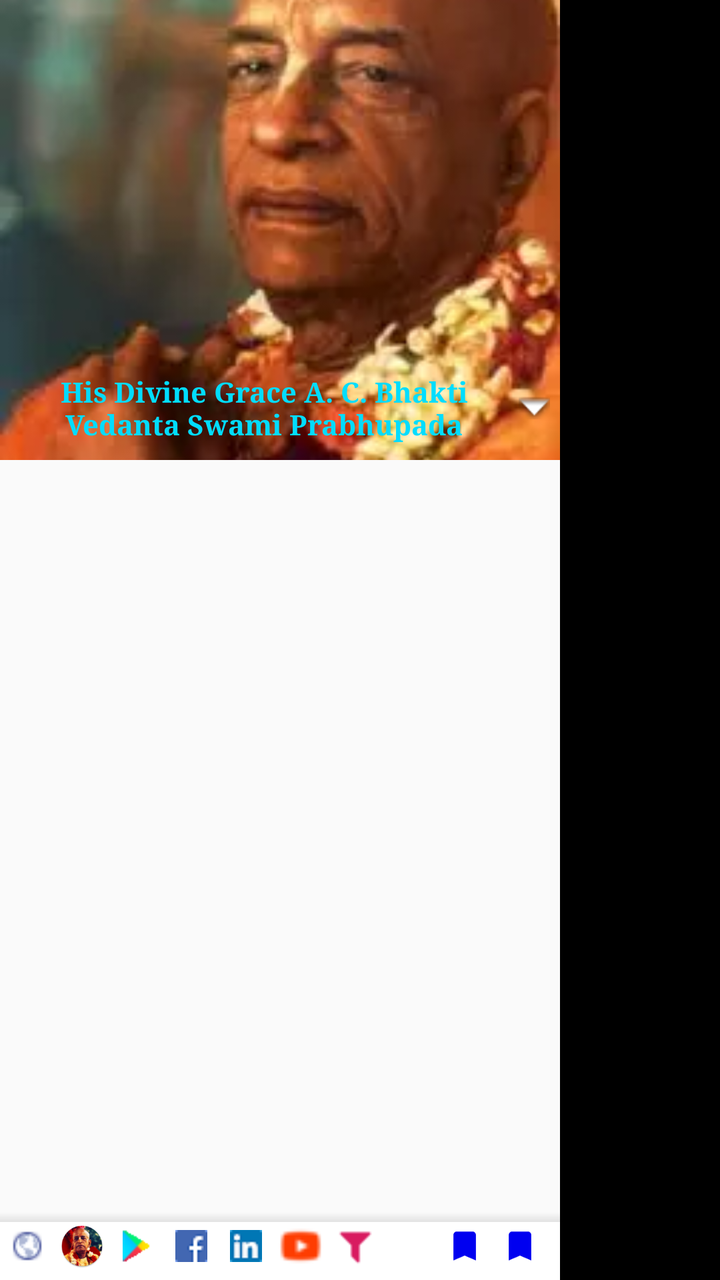
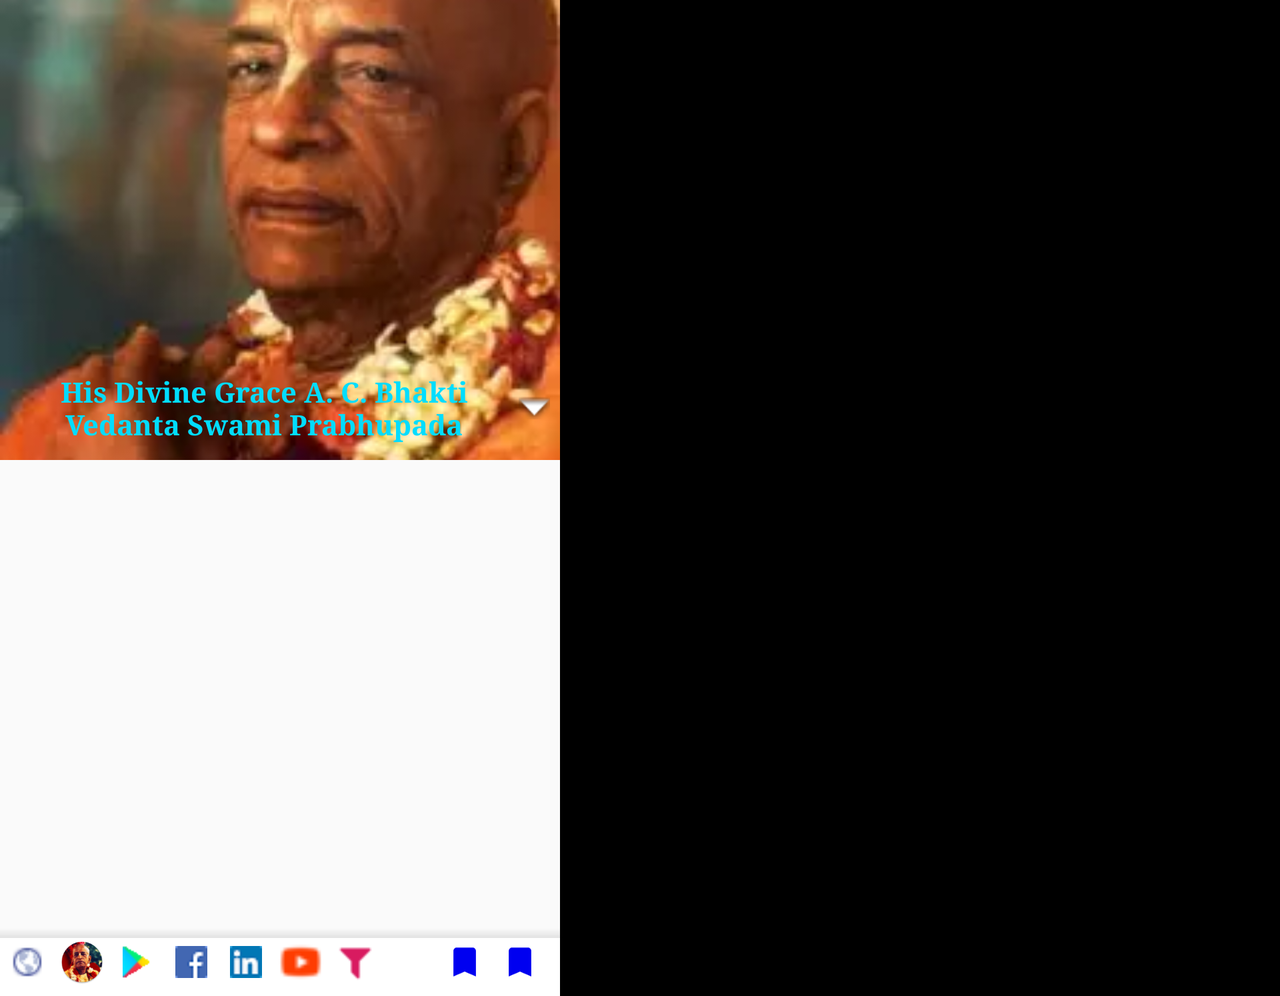

The same Android screen from two of the app's own layout files: first res/layout/ as a phone draws it, then the repository's variant for another configuration, drawn on a device whose configuration selects that folder. Both files follow.
<!-- AndroidManifest.xml: application theme AppTheme -->
<!-- res/layout/d.xml -->
<?xml version="1.0" encoding="utf-8"?>
<FrameLayout xmlns:android="http://schemas.android.com/apk/res/android"
    android:layout_width="match_parent"
    android:layout_height="match_parent" >
    <View android:background="@color/colorPrimary"
        android:layout_marginTop="@dimen/tool_bar_height"
        android:layout_width="@dimen/drawerWidth"
        android:layout_height="3000dp"/>
    <FrameLayout
        android:layout_width="@dimen/drawerWidth"
        android:layout_height="@dimen/headerHeight">
        <ImageView android:id="@+id/arte"
            android:layout_width="match_parent"
            android:layout_height="match_parent"
            android:scaleType="centerCrop"
            android:foreground="@drawable/c_grad"
            android:foregroundTint="@color/statusBarColor"
            android:background="@color/statusBarColor"
            android:src="@drawable/sp" />
        <Button
            android:id="@+id/name"
            android:layout_width="match_parent"
            android:layout_height="wrap_content"
            android:layout_gravity="bottom"
            android:layout_marginBottom="2dp"
            android:background="@android:color/transparent"
            android:drawableEnd="@android:drawable/arrow_down_float"
            android:drawableRight="@android:drawable/arrow_down_float"
            android:fontFamily="serif"
            android:onClick="onClick"
            android:padding="5dp"
            android:text="His Divine Grace A. C. Bhakti Vedanta Swami Prabhupada"
            android:textColor="@android:color/holo_blue_bright"
            android:textSize="14sp"
            android:textStyle="bold"
            android:typeface="serif" />
    </FrameLayout>
    <ListView android:id="@+id/drawerList"
        android:layout_width="@dimen/drawerWidth"
        android:layout_height="match_parent"
        android:background="@color/colorPrimary"
        android:layout_marginBottom="28dp"
        android:layout_marginTop="@dimen/headerHeight"
        android:padding="5dp"/>
    <LinearLayout
        android:layout_width="@dimen/drawerWidth"
        android:layout_height="wrap_content"
        android:orientation="horizontal"
        android:layout_gravity="bottom"
        android:gravity="center_vertical"
        android:background="@drawable/bg_with_shadow"
        android:paddingTop="5dp"
        android:paddingBottom="5dp">
        <ImageButton
            android:id="@+id/web"
            android:layout_weight="1"
            android:layout_width="0dp"
            android:layout_height="24dp"
            android:onClick="onClick"
            android:background="@drawable/ripple"
            android:src="@drawable/web" />

        <ImageButton
            android:id="@+id/vedabasebtn"
            android:layout_weight="1"
            android:layout_width="0dp"
            android:layout_height="22dp"
            android:scaleType="fitCenter"
            android:onClick="onClick"
            android:background="@drawable/ripple"
            android:src="@drawable/ic_launcher_round" />

        <ImageButton
            android:id="@+id/app"
            android:layout_weight="1"
            android:layout_width="0dp"
            android:layout_height="24dp"
            android:scaleY=".7"
            android:scaleX=".7"
            android:onClick="onClick"
            android:background="@drawable/ripple"
            android:src="@drawable/app" />

        <ImageButton
            android:id="@+id/fb"
            android:layout_weight="1"
            android:layout_width="0dp"
            android:layout_height="24dp"
            android:onClick="onClick"
            android:background="@drawable/ripple"
            android:src="@drawable/fb" />

        <ImageButton
            android:id="@+id/twitter"
            android:layout_weight="1"
            android:layout_width="0dp"
            android:layout_height="24dp"
            android:onClick="onClick"
            android:visibility="gone"
            android:background="@drawable/ripple"
            android:src="@drawable/twitter" />

        <ImageButton
            android:id="@+id/in"
            android:layout_weight="1"
            android:layout_width="0dp"
            android:layout_height="24dp"
            android:onClick="onClick"
            android:background="@drawable/ripple"
            android:src="@drawable/in" />

        <ImageButton
            android:id="@+id/yt"
            android:layout_weight="1"
            android:layout_width="0dp"
            android:layout_height="24dp"
            android:onClick="onClick"
            android:scaleY="1.4"
            android:scaleX="1.4"
            android:background="@drawable/ripple"
            android:src="@drawable/yt" />

        <ImageButton
            android:id="@+id/filter"
            android:layout_weight="1"
            android:layout_width="0dp"
            android:layout_height="24dp"
            android:scaleX=".8"
            android:scaleY=".8"
            android:onClick="onClick"
            android:background="@drawable/ripple"
            android:tint="@color/colorAccent"
            android:src="@drawable/filter" />

        <ImageButton
            android:id="@+id/cut"
            android:layout_weight="1"
            android:layout_width="0dp"
            android:layout_height="24dp"
            android:scaleX=".8"
            android:scaleY=".8"
            android:onClick="onClick"
            android:background="@drawable/ripple"
            android:tint="@color/colorAccent"
            android:src="@drawable/cut" />

        <ImageButton
            android:id="@+id/bookmarks"
            android:layout_weight="1"
            android:layout_width="0dp"
            android:layout_height="24dp"
            android:onClick="onClick"
            android:scaleX=".8"
            android:scaleY=".8"
            android:background="@drawable/ripple"
            android:src="@drawable/bookmark_blue" />

        <ImageButton
            android:id="@+id/add_bookmark"
            android:layout_width="24dp"
            android:layout_height="24dp"
            android:scaleX=".8"
            android:scaleY=".8"
            android:layout_marginLeft="2dp"
            android:layout_marginStart="2dp"
            android:layout_marginRight="8dp"
            android:layout_marginEnd="8dp"
            android:onClick="onClick"
            android:rotationY="180"
            android:background="@drawable/ripple"
            android:foreground="@drawable/add"
            android:src="@drawable/bookmark_blue" />
    </LinearLayout>
</FrameLayout>
<!-- resources referenced by this layout -->
<resources>
  <color name="colorAccent">#D81B60</color>
  <color name="colorPrimary">#fffafafa</color>
  <color name="statusBarColor">#ef3712</color>
  <dimen name="drawerWidth">280dp</dimen>
  <dimen name="headerHeight">230dp</dimen>
  <dimen name="tool_bar_height">50dp</dimen>
  <!-- drawable add (drawable) -->
  <vector android:height="24dp" android:tint="#F00000"
      android:viewportHeight="50.0" android:viewportWidth="50.0"
      android:width="24dp" xmlns:android="http://schemas.android.com/apk/res/android">
      <path android:fillColor="#FF000000" android:pathData="M12,2C6.48,2 2,6.48 2,12s4.48,10 10,10 10,-4.48 10,-10S17.52,2 12,2zM17,13h-4v4h-2v-4L7,13v-2h4L11,7h2v4h4v2z"/>
  </vector>
  <!-- drawable app: webp bitmap (drawable, 516 bytes) -->
  <!-- drawable bg_with_shadow (drawable) -->
  <?xml version="1.0" encoding="utf-8"?>
  <layer-list xmlns:android="http://schemas.android.com/apk/res/android">
      <item >
          <shape android:shape="rectangle">
              <gradient
                  android:angle="90"
                  android:centerColor="@android:color/darker_gray" />
          </shape>
      </item>
      <item android:top="5dp">
          <shape
              android:shape="rectangle">
              <solid android:color="@android:color/white"/>
          </shape>
      </item>
  </layer-list>
  <!-- drawable bookmark_blue (drawable) -->
  <vector xmlns:android="http://schemas.android.com/apk/res/android"
          android:width="24dp"
          android:height="24dp"
          android:viewportWidth="24.0"
          android:viewportHeight="24.0">
      <path
          android:fillColor="#0000F0"
          android:pathData="M17,3H7c-1.1,0 -1.99,0.9 -1.99,2L5,21l7,-3 7,3V5c0,-1.1 -0.9,-2 -2,-2z"/>
  </vector>
  <!-- drawable c_grad (drawable) -->
  <shape xmlns:android="http://schemas.android.com/apk/res/android"
      android:shape="rectangle">
      <gradient android:type="radial" android:gradientRadius="480"
          android:startColor="#00191919"
          android:centerColor="#10191919"
          android:endColor="#E0100000" />
  </shape>
  <!-- drawable fb: webp bitmap (drawable, 190 bytes) -->
  <!-- drawable filter: webp bitmap (drawable, 134 bytes) -->
  <!-- drawable ic_launcher_round: png bitmap (drawable, 22041 bytes) -->
  <!-- drawable in: webp bitmap (drawable, 254 bytes) -->
  <!-- drawable ripple (drawable) -->
  <?xml version="1.0" encoding="utf-8"?>
  <layer-list xmlns:android="http://schemas.android.com/apk/res/android">
      <item>
          <shape xmlns:android="http://schemas.android.com/apk/res/android"
              android:shape="rectangle"/>
      </item>
  </layer-list>
  <!-- drawable sp: webp bitmap (drawable, 6092 bytes) -->
  <!-- drawable twitter: webp bitmap (drawable, 308 bytes) -->
  <!-- drawable web: webp bitmap (drawable, 360 bytes) -->
  <!-- drawable yt: webp bitmap (drawable, 258 bytes) -->
  <style name="AppTheme" parent="android:Theme.Holo.NoActionBar.TranslucentDecor">
          <item name="android:textColor">#b2ff59</item>
      </style>
</resources>
<!-- res/layout-land/d.xml (the repository's variant of the layout above) -->
<!-- drawn on the phone turned sideways -->
<?xml version="1.0" encoding="utf-8"?>
<ScrollView xmlns:android="http://schemas.android.com/apk/res/android"
    android:id="@+id/d_scroll" android:layout_width="match_parent"
    android:layout_height="match_parent" android:fillViewport="true">
    <FrameLayout
        android:layout_width="match_parent"
        android:layout_height="wrap_content">
        <FrameLayout
            android:layout_width="@dimen/drawerWidth"
            android:layout_height="@dimen/headerHeight">
            <ImageView
                android:id="@+id/arte"
                android:layout_width="match_parent"
                android:layout_height="match_parent"
                android:scaleType="centerCrop"
                android:foreground="@drawable/c_grad"
                android:foregroundTint="@color/statusBarColor"
                android:background="@color/statusBarColor"
                android:src="@drawable/sp" />
            <Button
                android:id="@+id/name"
                android:layout_width="match_parent"
                android:layout_height="wrap_content"
                android:layout_gravity="bottom"
                android:layout_marginBottom="2dp"
                android:background="@android:color/transparent"
                android:drawableEnd="@android:drawable/arrow_down_float"
                android:drawableRight="@android:drawable/arrow_down_float"
                android:fontFamily="serif"
                android:onClick="onClick"
                android:padding="5dp"
                android:text="His Divine Grace A. C. Bhakti Vedanta Swami Prabhupada"
                android:textColor="@android:color/holo_blue_bright"
                android:textSize="14sp"
                android:textStyle="bold"
                android:typeface="serif" />
        </FrameLayout>
        <ListView
            android:id="@+id/drawerList"
            android:layout_width="@dimen/drawerWidth"
            android:layout_height="@dimen/bottomDrawerHeight"
            android:nestedScrollingEnabled="true"
            android:background="@color/colorPrimary"
            android:layout_marginBottom="28dp"
            android:layout_marginTop="@dimen/headerHeight"
            android:padding="5dp"/>
        <LinearLayout
            android:layout_width="@dimen/drawerWidth"
            android:layout_height="wrap_content"
            android:orientation="horizontal"
            android:layout_gravity="bottom"
            android:gravity="center_vertical"
            android:background="@drawable/bg_with_shadow"
            android:paddingTop="5dp"
            android:paddingBottom="5dp">
            <ImageButton
                android:id="@+id/web"
                android:layout_weight="1"
                android:layout_width="0dp"
                android:layout_height="24dp"
                android:onClick="onClick"
                android:background="@drawable/ripple"
                android:src="@drawable/web" />

            <ImageButton
                android:id="@+id/vedabasebtn"
                android:layout_weight="1"
                android:layout_width="0dp"
                android:layout_height="22dp"
                android:scaleType="fitCenter"
                android:onClick="onClick"
                android:background="@drawable/ripple"
                android:src="@drawable/ic_launcher_round" />

            <ImageButton
                android:id="@+id/app"
                android:layout_weight="1"
                android:layout_width="0dp"
                android:layout_height="24dp"
                android:scaleY=".7"
                android:scaleX=".7"
                android:onClick="onClick"
                android:background="@drawable/ripple"
                android:src="@drawable/app" />

            <ImageButton
                android:id="@+id/fb"
                android:layout_weight="1"
                android:layout_width="0dp"
                android:layout_height="24dp"
                android:onClick="onClick"
                android:background="@drawable/ripple"
                android:src="@drawable/fb" />

            <ImageButton
                android:id="@+id/twitter"
                android:layout_weight="1"
                android:layout_width="0dp"
                android:layout_height="24dp"
                android:onClick="onClick"
                android:visibility="gone"
                android:background="@drawable/ripple"
                android:src="@drawable/twitter" />

            <ImageButton
                android:id="@+id/in"
                android:layout_weight="1"
                android:layout_width="0dp"
                android:layout_height="24dp"
                android:onClick="onClick"
                android:background="@drawable/ripple"
                android:src="@drawable/in" />

            <ImageButton
                android:id="@+id/yt"
                android:layout_weight="1"
                android:layout_width="0dp"
                android:layout_height="24dp"
                android:onClick="onClick"
                android:scaleY="1.4"
                android:scaleX="1.4"
                android:background="@drawable/ripple"
                android:src="@drawable/yt" />

            <ImageButton
                android:id="@+id/filter"
                android:layout_weight="1"
                android:layout_width="0dp"
                android:layout_height="24dp"
                android:scaleX=".8"
                android:scaleY=".8"
                android:onClick="onClick"
                android:background="@drawable/ripple"
                android:tint="@color/colorAccent"
                android:src="@drawable/filter" />

            <ImageButton
                android:id="@+id/cut"
                android:layout_weight="1"
                android:layout_width="0dp"
                android:layout_height="24dp"
                android:scaleX=".8"
                android:scaleY=".8"
                android:onClick="onClick"
                android:background="@drawable/ripple"
                android:tint="@color/colorAccent"
                android:src="@drawable/cut" />
            <ImageButton
                android:id="@+id/bookmarks"
                android:layout_weight="1"
                android:layout_width="0dp"
                android:layout_height="24dp"
                android:onClick="onClick"
                android:scaleX=".8"
                android:scaleY=".8"
                android:background="@drawable/ripple"
                android:src="@drawable/bookmark_blue" />

            <ImageButton
                android:id="@+id/add_bookmark"
                android:layout_width="24dp"
                android:layout_height="24dp"
                android:scaleX=".8"
                android:scaleY=".8"
                android:layout_marginLeft="2dp"
                android:layout_marginStart="2dp"
                android:layout_marginRight="8dp"
                android:layout_marginEnd="8dp"
                android:onClick="onClick"
                android:rotationY="180"
                android:background="@drawable/ripple"
                android:foreground="@drawable/add"
                android:src="@drawable/bookmark_blue" />
        </LinearLayout>
    </FrameLayout>
</ScrollView>
<!-- resources referenced by the variant -->
<!-- as the phone turned sideways resolves them -->
<resources>
  <color name="colorAccent">#D81B60</color>
  <color name="colorPrimary">#fffafafa</color>
  <color name="statusBarColor">#ef3712</color>
  <dimen name="bottomDrawerHeight">240dp</dimen>
  <dimen name="drawerWidth">280dp</dimen>
  <dimen name="headerHeight">230dp</dimen>
  <!-- drawable add (drawable) -->
  <vector android:height="24dp" android:tint="#F00000"
      android:viewportHeight="50.0" android:viewportWidth="50.0"
      android:width="24dp" xmlns:android="http://schemas.android.com/apk/res/android">
      <path android:fillColor="#FF000000" android:pathData="M12,2C6.48,2 2,6.48 2,12s4.48,10 10,10 10,-4.48 10,-10S17.52,2 12,2zM17,13h-4v4h-2v-4L7,13v-2h4L11,7h2v4h4v2z"/>
  </vector>
  <!-- drawable app: webp bitmap (drawable, 516 bytes) -->
  <!-- drawable bg_with_shadow (drawable) -->
  <?xml version="1.0" encoding="utf-8"?>
  <layer-list xmlns:android="http://schemas.android.com/apk/res/android">
      <item >
          <shape android:shape="rectangle">
              <gradient
                  android:angle="90"
                  android:centerColor="@android:color/darker_gray" />
          </shape>
      </item>
      <item android:top="5dp">
          <shape
              android:shape="rectangle">
              <solid android:color="@android:color/white"/>
          </shape>
      </item>
  </layer-list>
  <!-- drawable bookmark_blue (drawable) -->
  <vector xmlns:android="http://schemas.android.com/apk/res/android"
          android:width="24dp"
          android:height="24dp"
          android:viewportWidth="24.0"
          android:viewportHeight="24.0">
      <path
          android:fillColor="#0000F0"
          android:pathData="M17,3H7c-1.1,0 -1.99,0.9 -1.99,2L5,21l7,-3 7,3V5c0,-1.1 -0.9,-2 -2,-2z"/>
  </vector>
  <!-- drawable c_grad (drawable) -->
  <shape xmlns:android="http://schemas.android.com/apk/res/android"
      android:shape="rectangle">
      <gradient android:type="radial" android:gradientRadius="480"
          android:startColor="#00191919"
          android:centerColor="#10191919"
          android:endColor="#E0100000" />
  </shape>
  <!-- drawable fb: webp bitmap (drawable, 190 bytes) -->
  <!-- drawable filter: webp bitmap (drawable, 134 bytes) -->
  <!-- drawable ic_launcher_round: png bitmap (drawable, 22041 bytes) -->
  <!-- drawable in: webp bitmap (drawable, 254 bytes) -->
  <!-- drawable ripple (drawable) -->
  <?xml version="1.0" encoding="utf-8"?>
  <layer-list xmlns:android="http://schemas.android.com/apk/res/android">
      <item>
          <shape xmlns:android="http://schemas.android.com/apk/res/android"
              android:shape="rectangle"/>
      </item>
  </layer-list>
  <!-- drawable sp: webp bitmap (drawable, 6092 bytes) -->
  <!-- drawable twitter: webp bitmap (drawable, 308 bytes) -->
  <!-- drawable web: webp bitmap (drawable, 360 bytes) -->
  <!-- drawable yt: webp bitmap (drawable, 258 bytes) -->
  <style name="AppTheme" parent="android:Theme.Holo.NoActionBar.TranslucentDecor">
          <item name="android:textColor">#b2ff59</item>
      </style>
</resources>
